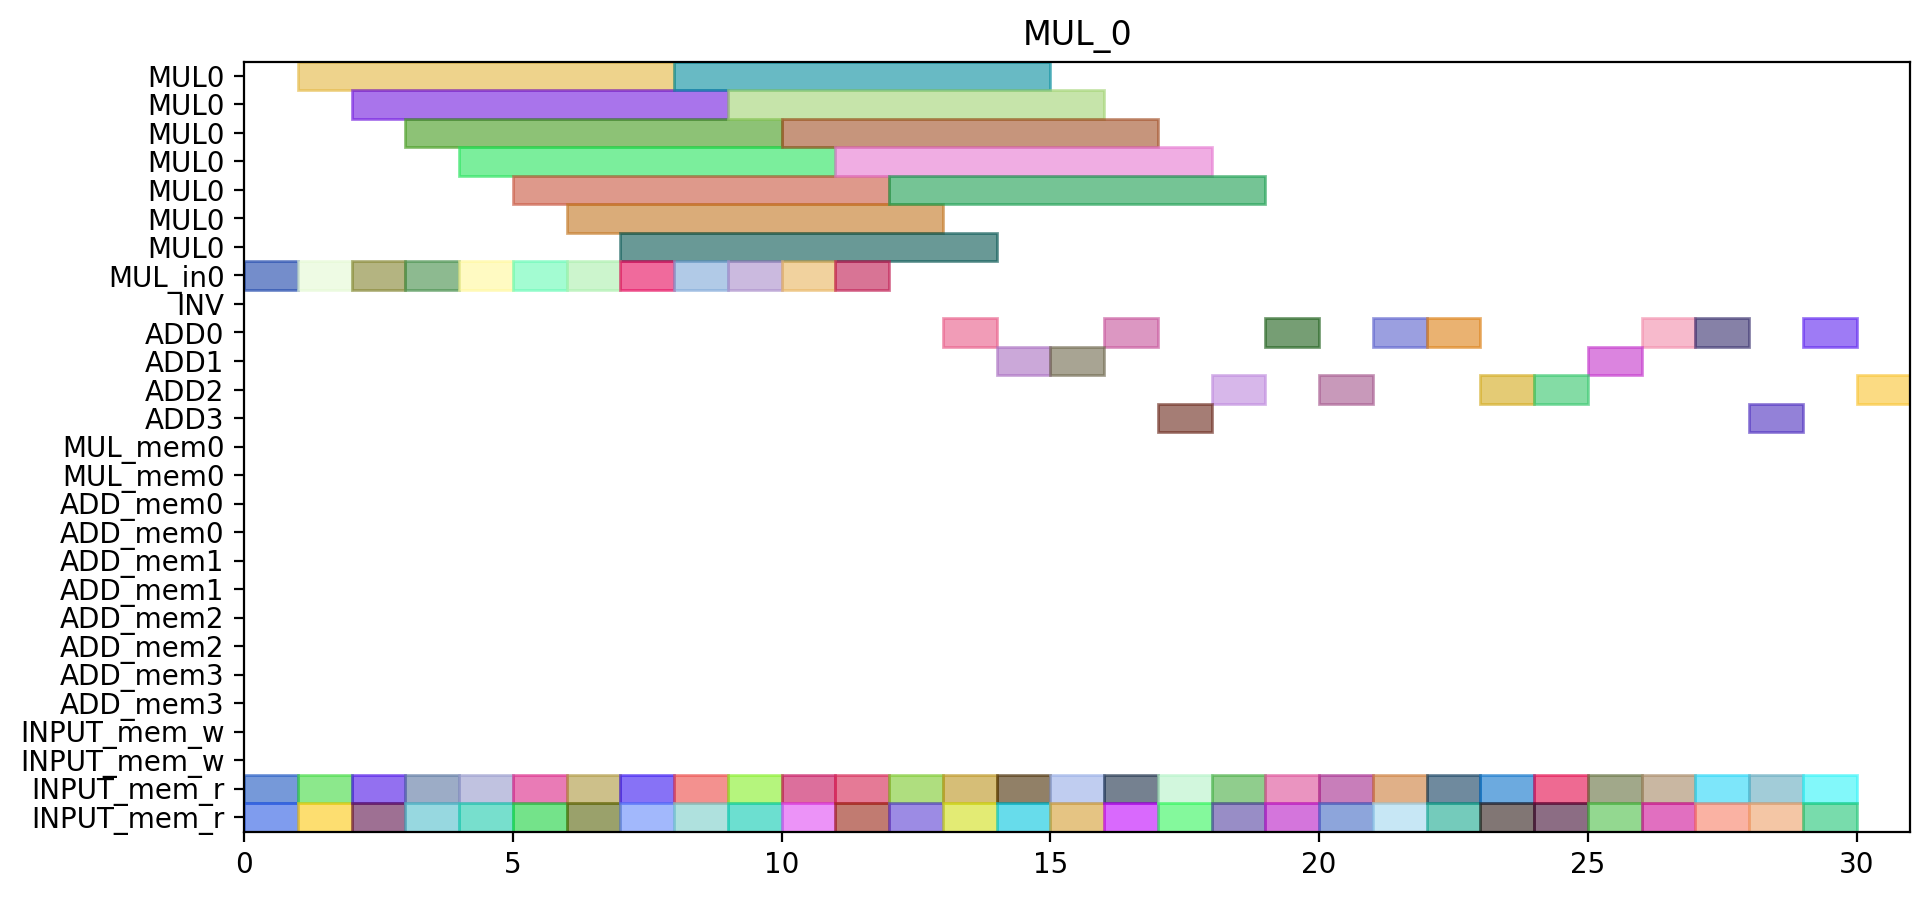

Python code for this plot:
from pyschedule import Scenario, solvers, plotters, alt


def solve():
	horizon = 110
	S = Scenario("MUL_0", horizon=horizon)

	# resource
	MUL = S.Resources('MUL', num=1, size=7)
	MUL_in = S.Resources('MUL_in', num=1)
	INV = S.Resource('INV')
	ADD = S.Resources('ADD', num=4, periods=range(1, horizon))
	MUL_mem = S.Resources('MUL_mem', num=1, size=2)
	ADD_mem = S.Resources('ADD_mem', num=4, size=2)
	INPUT_mem_w = S.Resource('INPUT_mem_w', size=2)
	INPUT_mem_r = S.Resource('INPUT_mem_r', size=2)

	# result of previous scheduling

	# new tasks
	c_t0_t0_t0_in = S.Task('c_t0_t0_t0_in', length=1, delay_cost=1)
	c_t0_t0_t0_in += alt(MUL_in)
	c_t0_t0_t0 = S.Task('c_t0_t0_t0', length=7, delay_cost=1)
	c_t0_t0_t0 += alt(MUL)
	S += c_t0_t0_t0>=c_t0_t0_t0_in

	c_t0_t0_t0_mem0 = S.Task('c_t0_t0_t0_mem0', length=1, delay_cost=1)
	c_t0_t0_t0_mem0 += INPUT_mem_r
	S += c_t0_t0_t0_mem0 <= c_t0_t0_t0

	c_t0_t0_t0_mem1 = S.Task('c_t0_t0_t0_mem1', length=1, delay_cost=1)
	c_t0_t0_t0_mem1 += INPUT_mem_r
	S += c_t0_t0_t0_mem1 <= c_t0_t0_t0

	c_t0_t0_t1_in = S.Task('c_t0_t0_t1_in', length=1, delay_cost=1)
	c_t0_t0_t1_in += alt(MUL_in)
	c_t0_t0_t1 = S.Task('c_t0_t0_t1', length=7, delay_cost=1)
	c_t0_t0_t1 += alt(MUL)
	S += c_t0_t0_t1>=c_t0_t0_t1_in

	c_t0_t0_t1_mem0 = S.Task('c_t0_t0_t1_mem0', length=1, delay_cost=1)
	c_t0_t0_t1_mem0 += INPUT_mem_r
	S += c_t0_t0_t1_mem0 <= c_t0_t0_t1

	c_t0_t0_t1_mem1 = S.Task('c_t0_t0_t1_mem1', length=1, delay_cost=1)
	c_t0_t0_t1_mem1 += INPUT_mem_r
	S += c_t0_t0_t1_mem1 <= c_t0_t0_t1

	c_t0_t0_t2 = S.Task('c_t0_t0_t2', length=1, delay_cost=1)
	c_t0_t0_t2 += alt(ADD)

	c_t0_t0_t2_mem0 = S.Task('c_t0_t0_t2_mem0', length=1, delay_cost=1)
	c_t0_t0_t2_mem0 += INPUT_mem_r
	S += c_t0_t0_t2_mem0 <= c_t0_t0_t2

	c_t0_t0_t2_mem1 = S.Task('c_t0_t0_t2_mem1', length=1, delay_cost=1)
	c_t0_t0_t2_mem1 += INPUT_mem_r
	S += c_t0_t0_t2_mem1 <= c_t0_t0_t2

	c_t0_t0_t3 = S.Task('c_t0_t0_t3', length=1, delay_cost=1)
	c_t0_t0_t3 += alt(ADD)

	c_t0_t0_t3_mem0 = S.Task('c_t0_t0_t3_mem0', length=1, delay_cost=1)
	c_t0_t0_t3_mem0 += INPUT_mem_r
	S += c_t0_t0_t3_mem0 <= c_t0_t0_t3

	c_t0_t0_t3_mem1 = S.Task('c_t0_t0_t3_mem1', length=1, delay_cost=1)
	c_t0_t0_t3_mem1 += INPUT_mem_r
	S += c_t0_t0_t3_mem1 <= c_t0_t0_t3

	c_t0_t1_t0_in = S.Task('c_t0_t1_t0_in', length=1, delay_cost=1)
	c_t0_t1_t0_in += alt(MUL_in)
	c_t0_t1_t0 = S.Task('c_t0_t1_t0', length=7, delay_cost=1)
	c_t0_t1_t0 += alt(MUL)
	S += c_t0_t1_t0>=c_t0_t1_t0_in

	c_t0_t1_t0_mem0 = S.Task('c_t0_t1_t0_mem0', length=1, delay_cost=1)
	c_t0_t1_t0_mem0 += INPUT_mem_r
	S += c_t0_t1_t0_mem0 <= c_t0_t1_t0

	c_t0_t1_t0_mem1 = S.Task('c_t0_t1_t0_mem1', length=1, delay_cost=1)
	c_t0_t1_t0_mem1 += INPUT_mem_r
	S += c_t0_t1_t0_mem1 <= c_t0_t1_t0

	c_t0_t1_t1_in = S.Task('c_t0_t1_t1_in', length=1, delay_cost=1)
	c_t0_t1_t1_in += alt(MUL_in)
	c_t0_t1_t1 = S.Task('c_t0_t1_t1', length=7, delay_cost=1)
	c_t0_t1_t1 += alt(MUL)
	S += c_t0_t1_t1>=c_t0_t1_t1_in

	c_t0_t1_t1_mem0 = S.Task('c_t0_t1_t1_mem0', length=1, delay_cost=1)
	c_t0_t1_t1_mem0 += INPUT_mem_r
	S += c_t0_t1_t1_mem0 <= c_t0_t1_t1

	c_t0_t1_t1_mem1 = S.Task('c_t0_t1_t1_mem1', length=1, delay_cost=1)
	c_t0_t1_t1_mem1 += INPUT_mem_r
	S += c_t0_t1_t1_mem1 <= c_t0_t1_t1

	c_t0_t1_t2 = S.Task('c_t0_t1_t2', length=1, delay_cost=1)
	c_t0_t1_t2 += alt(ADD)

	c_t0_t1_t2_mem0 = S.Task('c_t0_t1_t2_mem0', length=1, delay_cost=1)
	c_t0_t1_t2_mem0 += INPUT_mem_r
	S += c_t0_t1_t2_mem0 <= c_t0_t1_t2

	c_t0_t1_t2_mem1 = S.Task('c_t0_t1_t2_mem1', length=1, delay_cost=1)
	c_t0_t1_t2_mem1 += INPUT_mem_r
	S += c_t0_t1_t2_mem1 <= c_t0_t1_t2

	c_t0_t1_t3 = S.Task('c_t0_t1_t3', length=1, delay_cost=1)
	c_t0_t1_t3 += alt(ADD)

	c_t0_t1_t3_mem0 = S.Task('c_t0_t1_t3_mem0', length=1, delay_cost=1)
	c_t0_t1_t3_mem0 += INPUT_mem_r
	S += c_t0_t1_t3_mem0 <= c_t0_t1_t3

	c_t0_t1_t3_mem1 = S.Task('c_t0_t1_t3_mem1', length=1, delay_cost=1)
	c_t0_t1_t3_mem1 += INPUT_mem_r
	S += c_t0_t1_t3_mem1 <= c_t0_t1_t3

	c_t0_t20 = S.Task('c_t0_t20', length=1, delay_cost=1)
	c_t0_t20 += alt(ADD)

	c_t0_t20_mem0 = S.Task('c_t0_t20_mem0', length=1, delay_cost=1)
	c_t0_t20_mem0 += INPUT_mem_r
	S += c_t0_t20_mem0 <= c_t0_t20

	c_t0_t20_mem1 = S.Task('c_t0_t20_mem1', length=1, delay_cost=1)
	c_t0_t20_mem1 += INPUT_mem_r
	S += c_t0_t20_mem1 <= c_t0_t20

	c_t0_t21 = S.Task('c_t0_t21', length=1, delay_cost=1)
	c_t0_t21 += alt(ADD)

	c_t0_t21_mem0 = S.Task('c_t0_t21_mem0', length=1, delay_cost=1)
	c_t0_t21_mem0 += INPUT_mem_r
	S += c_t0_t21_mem0 <= c_t0_t21

	c_t0_t21_mem1 = S.Task('c_t0_t21_mem1', length=1, delay_cost=1)
	c_t0_t21_mem1 += INPUT_mem_r
	S += c_t0_t21_mem1 <= c_t0_t21

	c_t0_t30 = S.Task('c_t0_t30', length=1, delay_cost=1)
	c_t0_t30 += alt(ADD)

	c_t0_t30_mem0 = S.Task('c_t0_t30_mem0', length=1, delay_cost=1)
	c_t0_t30_mem0 += INPUT_mem_r
	S += c_t0_t30_mem0 <= c_t0_t30

	c_t0_t30_mem1 = S.Task('c_t0_t30_mem1', length=1, delay_cost=1)
	c_t0_t30_mem1 += INPUT_mem_r
	S += c_t0_t30_mem1 <= c_t0_t30

	c_t0_t31 = S.Task('c_t0_t31', length=1, delay_cost=1)
	c_t0_t31 += alt(ADD)

	c_t0_t31_mem0 = S.Task('c_t0_t31_mem0', length=1, delay_cost=1)
	c_t0_t31_mem0 += INPUT_mem_r
	S += c_t0_t31_mem0 <= c_t0_t31

	c_t0_t31_mem1 = S.Task('c_t0_t31_mem1', length=1, delay_cost=1)
	c_t0_t31_mem1 += INPUT_mem_r
	S += c_t0_t31_mem1 <= c_t0_t31

	c_t1_t0_t0_in = S.Task('c_t1_t0_t0_in', length=1, delay_cost=1)
	c_t1_t0_t0_in += alt(MUL_in)
	c_t1_t0_t0 = S.Task('c_t1_t0_t0', length=7, delay_cost=1)
	c_t1_t0_t0 += alt(MUL)
	S += c_t1_t0_t0>=c_t1_t0_t0_in

	c_t1_t0_t0_mem0 = S.Task('c_t1_t0_t0_mem0', length=1, delay_cost=1)
	c_t1_t0_t0_mem0 += INPUT_mem_r
	S += c_t1_t0_t0_mem0 <= c_t1_t0_t0

	c_t1_t0_t0_mem1 = S.Task('c_t1_t0_t0_mem1', length=1, delay_cost=1)
	c_t1_t0_t0_mem1 += INPUT_mem_r
	S += c_t1_t0_t0_mem1 <= c_t1_t0_t0

	c_t1_t0_t1_in = S.Task('c_t1_t0_t1_in', length=1, delay_cost=1)
	c_t1_t0_t1_in += alt(MUL_in)
	c_t1_t0_t1 = S.Task('c_t1_t0_t1', length=7, delay_cost=1)
	c_t1_t0_t1 += alt(MUL)
	S += c_t1_t0_t1>=c_t1_t0_t1_in

	c_t1_t0_t1_mem0 = S.Task('c_t1_t0_t1_mem0', length=1, delay_cost=1)
	c_t1_t0_t1_mem0 += INPUT_mem_r
	S += c_t1_t0_t1_mem0 <= c_t1_t0_t1

	c_t1_t0_t1_mem1 = S.Task('c_t1_t0_t1_mem1', length=1, delay_cost=1)
	c_t1_t0_t1_mem1 += INPUT_mem_r
	S += c_t1_t0_t1_mem1 <= c_t1_t0_t1

	c_t1_t0_t2 = S.Task('c_t1_t0_t2', length=1, delay_cost=1)
	c_t1_t0_t2 += alt(ADD)

	c_t1_t0_t2_mem0 = S.Task('c_t1_t0_t2_mem0', length=1, delay_cost=1)
	c_t1_t0_t2_mem0 += INPUT_mem_r
	S += c_t1_t0_t2_mem0 <= c_t1_t0_t2

	c_t1_t0_t2_mem1 = S.Task('c_t1_t0_t2_mem1', length=1, delay_cost=1)
	c_t1_t0_t2_mem1 += INPUT_mem_r
	S += c_t1_t0_t2_mem1 <= c_t1_t0_t2

	c_t1_t0_t3 = S.Task('c_t1_t0_t3', length=1, delay_cost=1)
	c_t1_t0_t3 += alt(ADD)

	c_t1_t0_t3_mem0 = S.Task('c_t1_t0_t3_mem0', length=1, delay_cost=1)
	c_t1_t0_t3_mem0 += INPUT_mem_r
	S += c_t1_t0_t3_mem0 <= c_t1_t0_t3

	c_t1_t0_t3_mem1 = S.Task('c_t1_t0_t3_mem1', length=1, delay_cost=1)
	c_t1_t0_t3_mem1 += INPUT_mem_r
	S += c_t1_t0_t3_mem1 <= c_t1_t0_t3

	c_t1_t1_t0_in = S.Task('c_t1_t1_t0_in', length=1, delay_cost=1)
	c_t1_t1_t0_in += alt(MUL_in)
	c_t1_t1_t0 = S.Task('c_t1_t1_t0', length=7, delay_cost=1)
	c_t1_t1_t0 += alt(MUL)
	S += c_t1_t1_t0>=c_t1_t1_t0_in

	c_t1_t1_t0_mem0 = S.Task('c_t1_t1_t0_mem0', length=1, delay_cost=1)
	c_t1_t1_t0_mem0 += INPUT_mem_r
	S += c_t1_t1_t0_mem0 <= c_t1_t1_t0

	c_t1_t1_t0_mem1 = S.Task('c_t1_t1_t0_mem1', length=1, delay_cost=1)
	c_t1_t1_t0_mem1 += INPUT_mem_r
	S += c_t1_t1_t0_mem1 <= c_t1_t1_t0

	c_t1_t1_t1_in = S.Task('c_t1_t1_t1_in', length=1, delay_cost=1)
	c_t1_t1_t1_in += alt(MUL_in)
	c_t1_t1_t1 = S.Task('c_t1_t1_t1', length=7, delay_cost=1)
	c_t1_t1_t1 += alt(MUL)
	S += c_t1_t1_t1>=c_t1_t1_t1_in

	c_t1_t1_t1_mem0 = S.Task('c_t1_t1_t1_mem0', length=1, delay_cost=1)
	c_t1_t1_t1_mem0 += INPUT_mem_r
	S += c_t1_t1_t1_mem0 <= c_t1_t1_t1

	c_t1_t1_t1_mem1 = S.Task('c_t1_t1_t1_mem1', length=1, delay_cost=1)
	c_t1_t1_t1_mem1 += INPUT_mem_r
	S += c_t1_t1_t1_mem1 <= c_t1_t1_t1

	c_t1_t1_t2 = S.Task('c_t1_t1_t2', length=1, delay_cost=1)
	c_t1_t1_t2 += alt(ADD)

	c_t1_t1_t2_mem0 = S.Task('c_t1_t1_t2_mem0', length=1, delay_cost=1)
	c_t1_t1_t2_mem0 += INPUT_mem_r
	S += c_t1_t1_t2_mem0 <= c_t1_t1_t2

	c_t1_t1_t2_mem1 = S.Task('c_t1_t1_t2_mem1', length=1, delay_cost=1)
	c_t1_t1_t2_mem1 += INPUT_mem_r
	S += c_t1_t1_t2_mem1 <= c_t1_t1_t2

	c_t1_t1_t3 = S.Task('c_t1_t1_t3', length=1, delay_cost=1)
	c_t1_t1_t3 += alt(ADD)

	c_t1_t1_t3_mem0 = S.Task('c_t1_t1_t3_mem0', length=1, delay_cost=1)
	c_t1_t1_t3_mem0 += INPUT_mem_r
	S += c_t1_t1_t3_mem0 <= c_t1_t1_t3

	c_t1_t1_t3_mem1 = S.Task('c_t1_t1_t3_mem1', length=1, delay_cost=1)
	c_t1_t1_t3_mem1 += INPUT_mem_r
	S += c_t1_t1_t3_mem1 <= c_t1_t1_t3

	c_t1_t20 = S.Task('c_t1_t20', length=1, delay_cost=1)
	c_t1_t20 += alt(ADD)

	c_t1_t20_mem0 = S.Task('c_t1_t20_mem0', length=1, delay_cost=1)
	c_t1_t20_mem0 += INPUT_mem_r
	S += c_t1_t20_mem0 <= c_t1_t20

	c_t1_t20_mem1 = S.Task('c_t1_t20_mem1', length=1, delay_cost=1)
	c_t1_t20_mem1 += INPUT_mem_r
	S += c_t1_t20_mem1 <= c_t1_t20

	c_t1_t21 = S.Task('c_t1_t21', length=1, delay_cost=1)
	c_t1_t21 += alt(ADD)

	c_t1_t21_mem0 = S.Task('c_t1_t21_mem0', length=1, delay_cost=1)
	c_t1_t21_mem0 += INPUT_mem_r
	S += c_t1_t21_mem0 <= c_t1_t21

	c_t1_t21_mem1 = S.Task('c_t1_t21_mem1', length=1, delay_cost=1)
	c_t1_t21_mem1 += INPUT_mem_r
	S += c_t1_t21_mem1 <= c_t1_t21

	c_t1_t30 = S.Task('c_t1_t30', length=1, delay_cost=1)
	c_t1_t30 += alt(ADD)

	c_t1_t30_mem0 = S.Task('c_t1_t30_mem0', length=1, delay_cost=1)
	c_t1_t30_mem0 += INPUT_mem_r
	S += c_t1_t30_mem0 <= c_t1_t30

	c_t1_t30_mem1 = S.Task('c_t1_t30_mem1', length=1, delay_cost=1)
	c_t1_t30_mem1 += INPUT_mem_r
	S += c_t1_t30_mem1 <= c_t1_t30

	c_t1_t31 = S.Task('c_t1_t31', length=1, delay_cost=1)
	c_t1_t31 += alt(ADD)

	c_t1_t31_mem0 = S.Task('c_t1_t31_mem0', length=1, delay_cost=1)
	c_t1_t31_mem0 += INPUT_mem_r
	S += c_t1_t31_mem0 <= c_t1_t31

	c_t1_t31_mem1 = S.Task('c_t1_t31_mem1', length=1, delay_cost=1)
	c_t1_t31_mem1 += INPUT_mem_r
	S += c_t1_t31_mem1 <= c_t1_t31

	c_t2_t0_t0_in = S.Task('c_t2_t0_t0_in', length=1, delay_cost=1)
	c_t2_t0_t0_in += alt(MUL_in)
	c_t2_t0_t0 = S.Task('c_t2_t0_t0', length=7, delay_cost=1)
	c_t2_t0_t0 += alt(MUL)
	S += c_t2_t0_t0>=c_t2_t0_t0_in

	c_t2_t0_t0_mem0 = S.Task('c_t2_t0_t0_mem0', length=1, delay_cost=1)
	c_t2_t0_t0_mem0 += INPUT_mem_r
	S += c_t2_t0_t0_mem0 <= c_t2_t0_t0

	c_t2_t0_t0_mem1 = S.Task('c_t2_t0_t0_mem1', length=1, delay_cost=1)
	c_t2_t0_t0_mem1 += INPUT_mem_r
	S += c_t2_t0_t0_mem1 <= c_t2_t0_t0

	c_t2_t0_t1_in = S.Task('c_t2_t0_t1_in', length=1, delay_cost=1)
	c_t2_t0_t1_in += alt(MUL_in)
	c_t2_t0_t1 = S.Task('c_t2_t0_t1', length=7, delay_cost=1)
	c_t2_t0_t1 += alt(MUL)
	S += c_t2_t0_t1>=c_t2_t0_t1_in

	c_t2_t0_t1_mem0 = S.Task('c_t2_t0_t1_mem0', length=1, delay_cost=1)
	c_t2_t0_t1_mem0 += INPUT_mem_r
	S += c_t2_t0_t1_mem0 <= c_t2_t0_t1

	c_t2_t0_t1_mem1 = S.Task('c_t2_t0_t1_mem1', length=1, delay_cost=1)
	c_t2_t0_t1_mem1 += INPUT_mem_r
	S += c_t2_t0_t1_mem1 <= c_t2_t0_t1

	c_t2_t0_t2 = S.Task('c_t2_t0_t2', length=1, delay_cost=1)
	c_t2_t0_t2 += alt(ADD)

	c_t2_t0_t2_mem0 = S.Task('c_t2_t0_t2_mem0', length=1, delay_cost=1)
	c_t2_t0_t2_mem0 += INPUT_mem_r
	S += c_t2_t0_t2_mem0 <= c_t2_t0_t2

	c_t2_t0_t2_mem1 = S.Task('c_t2_t0_t2_mem1', length=1, delay_cost=1)
	c_t2_t0_t2_mem1 += INPUT_mem_r
	S += c_t2_t0_t2_mem1 <= c_t2_t0_t2

	c_t2_t0_t3 = S.Task('c_t2_t0_t3', length=1, delay_cost=1)
	c_t2_t0_t3 += alt(ADD)

	c_t2_t0_t3_mem0 = S.Task('c_t2_t0_t3_mem0', length=1, delay_cost=1)
	c_t2_t0_t3_mem0 += INPUT_mem_r
	S += c_t2_t0_t3_mem0 <= c_t2_t0_t3

	c_t2_t0_t3_mem1 = S.Task('c_t2_t0_t3_mem1', length=1, delay_cost=1)
	c_t2_t0_t3_mem1 += INPUT_mem_r
	S += c_t2_t0_t3_mem1 <= c_t2_t0_t3

	c_t2_t1_t0_in = S.Task('c_t2_t1_t0_in', length=1, delay_cost=1)
	c_t2_t1_t0_in += alt(MUL_in)
	c_t2_t1_t0 = S.Task('c_t2_t1_t0', length=7, delay_cost=1)
	c_t2_t1_t0 += alt(MUL)
	S += c_t2_t1_t0>=c_t2_t1_t0_in

	c_t2_t1_t0_mem0 = S.Task('c_t2_t1_t0_mem0', length=1, delay_cost=1)
	c_t2_t1_t0_mem0 += INPUT_mem_r
	S += c_t2_t1_t0_mem0 <= c_t2_t1_t0

	c_t2_t1_t0_mem1 = S.Task('c_t2_t1_t0_mem1', length=1, delay_cost=1)
	c_t2_t1_t0_mem1 += INPUT_mem_r
	S += c_t2_t1_t0_mem1 <= c_t2_t1_t0

	c_t2_t1_t1_in = S.Task('c_t2_t1_t1_in', length=1, delay_cost=1)
	c_t2_t1_t1_in += alt(MUL_in)
	c_t2_t1_t1 = S.Task('c_t2_t1_t1', length=7, delay_cost=1)
	c_t2_t1_t1 += alt(MUL)
	S += c_t2_t1_t1>=c_t2_t1_t1_in

	c_t2_t1_t1_mem0 = S.Task('c_t2_t1_t1_mem0', length=1, delay_cost=1)
	c_t2_t1_t1_mem0 += INPUT_mem_r
	S += c_t2_t1_t1_mem0 <= c_t2_t1_t1

	c_t2_t1_t1_mem1 = S.Task('c_t2_t1_t1_mem1', length=1, delay_cost=1)
	c_t2_t1_t1_mem1 += INPUT_mem_r
	S += c_t2_t1_t1_mem1 <= c_t2_t1_t1

	solvers.mip.solve(S,msg=1,kind='CPLEX',ratio_gap=1.01)

	solution = [['hoge']*len(S.solution()[1]) for i in range(len(S.solution()))]
	for i in range(len(S.solution())):
		for j in range(len(S.solution()[i])):
			solution[i][j]=str(S.solution()[i][j])
	print(solution)

	cycles = int(solution[-1][3])

	pic_file_name = "/home/mfukuda/pairing_automation_design2/bls12-446/scheduling/MUL_mul1_add4/MUL_0.png"
	if(S.solution() != []):
		plotters.matplotlib.plot(S,img_filename=pic_file_name, vertical_text=True, fig_size=(cycles*0.25+3, 5), show_task_labels=False)

	return solution
